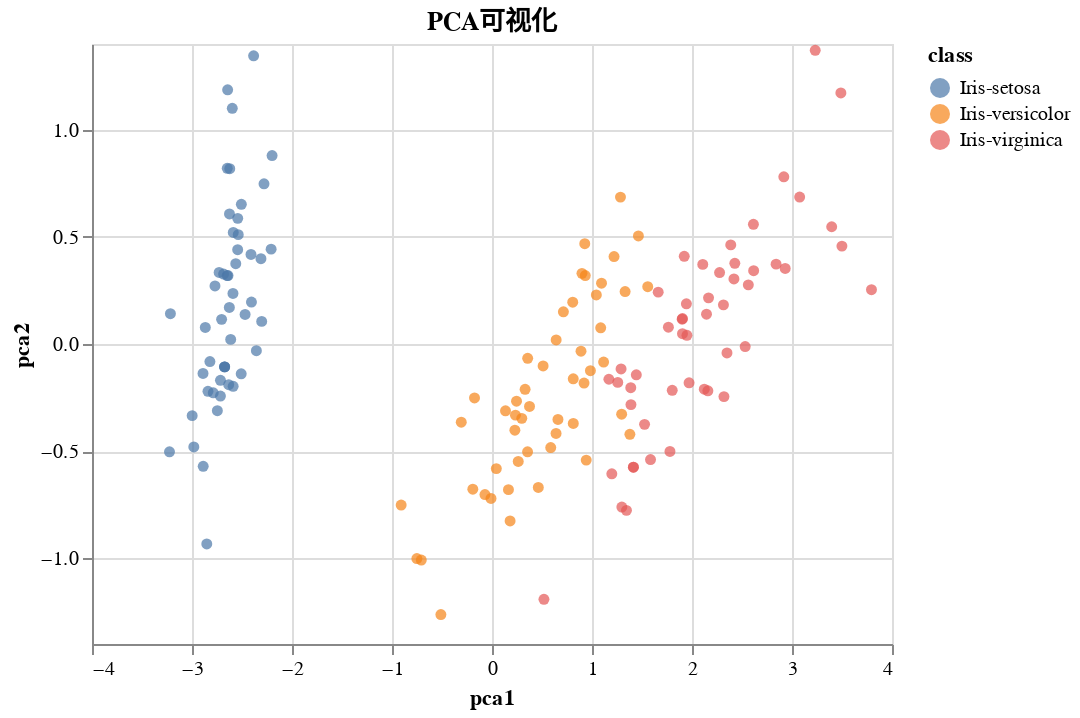

Notebook code for this chart:
### Code cell
# Plot the data in 3D space
alt.Chart(df).mark_circle().encode(
    x="pca1",
    y="pca2",
    # z='pca3',
    color="class",
    tooltip=["sepal_length", "sepal_width", "petal_length", "petal_width", "class"],
    # The title of the plot
).interactive().properties(title="PCA可视化")

### Figure 1 — Vega-Lite specification as saved in the notebook (floating-point values rounded to 4 significant figures; data arrays with more than 128 entries replaced by an {"elided": "..."} marker saying what was removed)
{"config": {"view": {"continuousWidth": 400, "continuousHeight": 300}}, "data": {"name": "data-19a1d314375d7ddf25b5b844978600af"}, "mark": "circle", "encoding": {"color": {"type": "nominal", "field": "class"}, "tooltip": [{"type": "quantitative", "field": "sepal_length"}, {"type": "quantitative", "field": "sepal_width"}, {"type": "quantitative", "field": "petal_length"}, {"type": "quantitative", "field": "petal_width"}, {"type": "nominal", "field": "class"}], "x": {"type": "quantitative", "field": "pca1"}, "y": {"type": "quantitative", "field": "pca2"}}, "selection": {"selector037": {"type": "interval", "bind": "scales", "encodings": ["x", "y"]}}, "title": "PCA可视化", "$schema": "https://vega.github.io/schema/vega-lite/v4.8.1.json", "datasets": {"data-19a1d314375d7ddf25b5b844978600af": {"elided": "150 records"}}}
